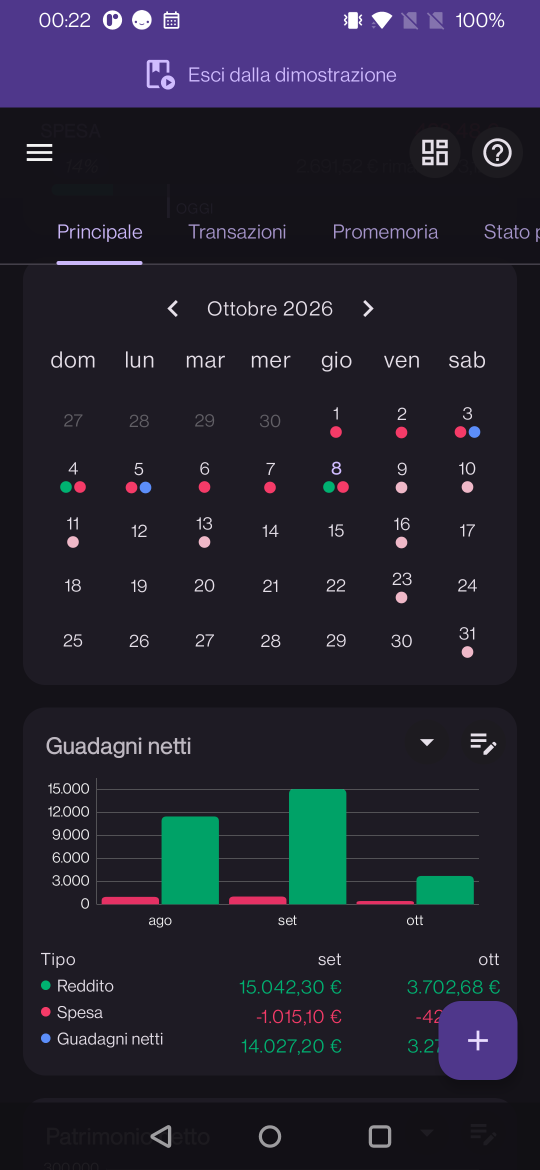
#> input picture design/refs-apps/bluecoins-home-2.png, 1080 x 2340 px (shown at 1/2 size); its folder holds only this picture in this run
$ python refs_score.py ../design/refs-apps/bluecoins-home-2.png
#> lines starting #> are read from the running program, lines starting #| are printed output that depends on the picture
"""The reference-app comparison (2026-10-08): every screen read the same way, from its pixels.

Money figures are found by OCR (Tesseract, word boxes), so the 23 reference captures from the
OnePlus 6T and Sci-Fin's renders at the 6T's own geometry (1080 x 2340, density 2.625) are measured
by one method. All distances are in dp (px / DENSITY).

  key figures  money values at least as tall as the screen's median money value -- the figures a
               person reads, not chart axis labels
  alignment    the owner's criterion (2026-10-08): the share of key figures whose left or right edge
               lines up, within ALIGN_DP, with another key figure on the same screen
  facts        money values on the first screen, below the status bar and above the navigation bar
  sizes        distinct heights among the key figures (4dp steps) -- how many figure sizes compete

    python tools/refs_score.py            # the table
    python tools/refs_score.py --control  # OCR boxes against the uiautomator bounds, where the dump has them
"""
import glob, os, re, subprocess, sys, json
import xml.etree.ElementTree as ET
from PIL import Image, ImageOps


def parse_dump(path):
    """A uiautomator dump carries third-party apps' text: refuse DTDs (XXE, entity expansion) before parsing."""
    raw = open(path, encoding="utf-8").read()
    if "<!DOCTYPE" in raw or "<!ENTITY" in raw:
        raise ValueError(f"{path}: a DTD in a UI dump -- refused")
    return ET.fromstring(raw)

HERE = os.path.dirname(os.path.abspath(__file__))
REFS = os.path.join(HERE, "..", "design", "refs-apps")
SCIFIN = os.path.join(HERE, "..", "native", "shared", "build", os.environ.get("SCIFIN_DIR", "structure5"))
TESS = r"C:\Program Files\Tesseract-OCR\tesseract.exe"
DENSITY = 2.625
ALIGN_DP = 4
TOP_DP, BOTTOM_DP = 30, 56            # status bar, navigation bar

MONEY = re.compile(r"^[-−+]?[€$]?[-−]?\d{1,3}(?:[.,\u00a0 ]\d{3})*(?:[.,]\d{1,2})?[€$]?$")

def is_money(t):
    t = t.strip().replace("\u202f", "").replace("\u00a0", "").replace(" ", "")
    if not MONEY.match(t) or not re.search(r"\d", t): return False
    return bool(re.search(r"[€$]", t) or re.search(r"[.,]\d{2}$", t) or re.search(r"\d[.,]\d{3}", t))

def ocr_words(png):
    img = Image.open(png).convert("L")
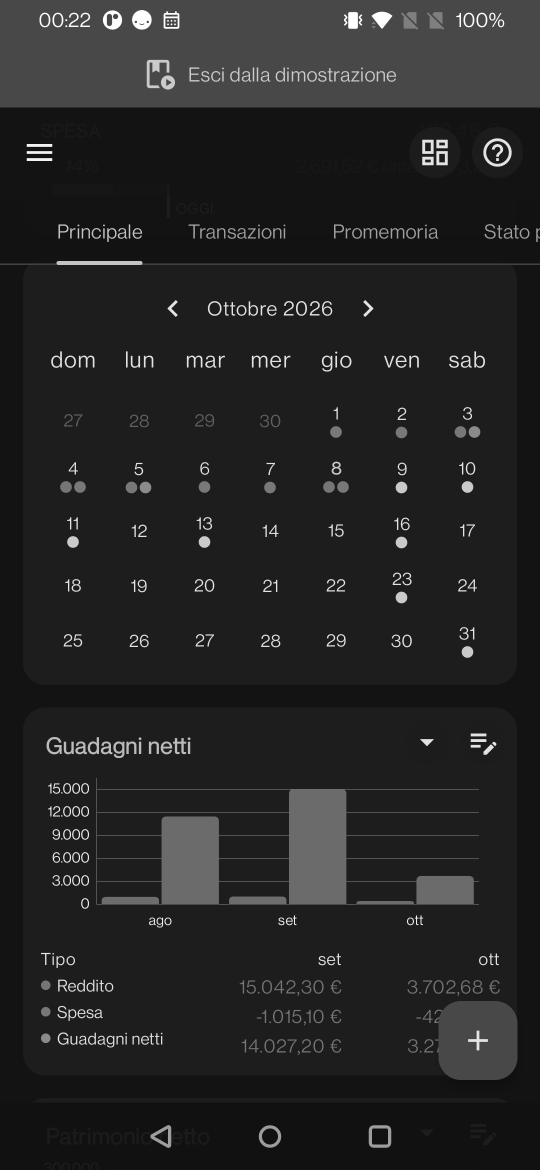
#> img: PIL image 1080x2340 L (shown at 1/2 size); min 15, max 255, mean 36.5
    if sum(img.resize((40, 80)).tobytes()) / 3200 < 110:      # light on dark: invert for Tesseract
        img = ImageOps.invert(img)
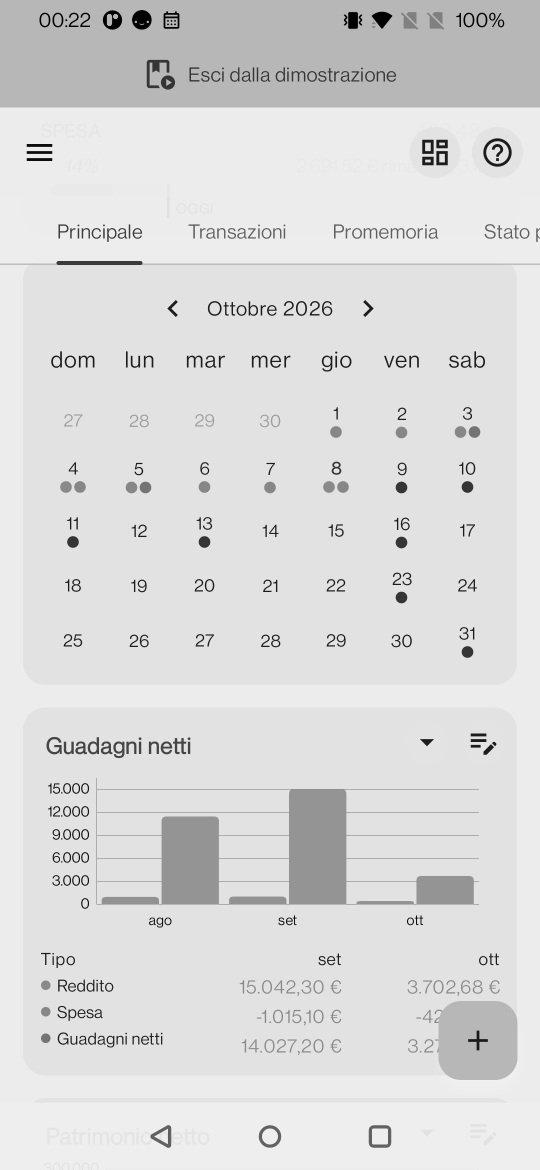
#> img: PIL image 1080x2340 L (shown at 1/2 size); min 0, max 240, mean 218.5
    tmp = os.path.join(os.environ.get("TEMP", "."), "ocr_in.png"); img.save(tmp)
    out = subprocess.run([TESS, tmp, "stdout", "--psm", "11", "-l", "eng", "tsv"], capture_output=True, text=True, encoding="utf-8").stdout
    words = []
    for line in out.splitlines()[1:]:
        f = line.split("\t")
        if len(f) < 12 or not f[11].strip() or float(f[10]) < 30: continue
        x, y, w, h = map(int, f[6:10]); words.append(dict(x=x, y=y, w=w, h=h, t=f[11].strip(), line=(f[2], f[3], f[4])))
    return words, Image.open(png).size

def merge_symbols(words):
    """'€' + '1.450,00' printed as two words on one line read as one figure."""
    out = []
    for w in sorted(words, key=lambda w: (w["line"], w["x"])):
        if out and out[-1]["line"] == w["line"] and w["x"] - (out[-1]["x"] + out[-1]["w"]) < w["h"] * 0.6 and \
           (out[-1]["t"] in "€$" or w["t"] in "€$EUR" or w["t"] == "EUR"):
            p = out[-1]; x2 = max(p["x"] + p["w"], w["x"] + w["w"])
            p.update(t=p["t"] + w["t"], w=x2 - p["x"], h=max(p["h"], w["h"])); continue
        out.append(dict(w))
    return out

def figures(png):
    words, (W, H) = ocr_words(png)
    figs = [w for w in merge_symbols(words) if is_money(w["t"].replace("EUR", ""))
            and w["y"] / DENSITY > TOP_DP and (w["y"] + w["h"]) / DENSITY < H / DENSITY - BOTTOM_DP]
    return figs, H

def score(png):
    figs, H = figures(png)
    if not figs: return dict(facts=0, key=0, alignment=None, sizes=0)
    hs = sorted(f["h"] for f in figs); med = hs[len(hs) // 2]
    key = [f for f in figs if f["h"] >= med]
    tol = ALIGN_DP * DENSITY
    aligned = [f for f in key if any(g is not f and (abs(f["x"] - g["x"]) <= tol or abs(f["x"] + f["w"] - g["x"] - g["w"]) <= tol) for g in key)]
    sizes = len({round(f["h"] / DENSITY / 4) for f in key})
    return dict(facts=len(figs), key=len(key), alignment=len(aligned) / len(key) if len(key) > 1 else None, sizes=sizes,
                figs=[(f["t"], round(f["x"] / DENSITY), round(f["y"] / DENSITY), round(f["h"] / DENSITY)) for f in key])

def dump_money(xml):
    out = []
    for n in parse_dump(xml).iter("node"):
        t = (n.get("text") or n.get("content-desc") or "").strip()
        b = [int(v) for v in re.findall(r"\d+", n.get("bounds"))]
        if t and is_money(t.replace("EUR", "").replace(" ", "")) and b[2] > b[0]: out.append((t, b))
    return out

def control():
    """Where the dump has exact bounds per figure, does OCR find the same figures in the same place?"""
    for stem in ["monefy-home", "moneymanager-transactions", "myexpenses-transactions", "mmex-home", "goodbudget-envelopes"]:
        png = os.path.join(REFS, stem + ".png"); xml = os.path.join(REFS, stem + ".xml")
        truth = dump_money(xml); figs, _ = figures(png)
        found = 0; dx = []
        for t, b in truth:
            near = [f for f in figs if abs(f["x"] - b[0]) < 60 * DENSITY and abs(f["y"] - b[1]) < 20 * DENSITY]
            if near:
                found += 1; f = near[0]; dx.append(min(abs(f["x"] - b[0]), abs(f["x"] + f["w"] - b[2])) / DENSITY)
        print(f"{stem:28} dump figures {len(truth):2}  found by OCR {found:2}  edge error median {sorted(dx)[len(dx)//2] if dx else float('nan'):.1f}dp")

def main():
    sys.stdout.reconfigure(encoding="utf-8")
    if "--control" in sys.argv: return control()
    rows = []
    for png in sorted(glob.glob(os.path.join(REFS, "*.png"))) + sorted(glob.glob(os.path.join(SCIFIN, "*.png"))):
        name = os.path.basename(png)[:-4]
        if name in ("contact",): continue
        r = score(png); r["name"] = ("SCI-FIN " if SCIFIN in png else "") + name; rows.append(r)
    print(f"{'screen':40} facts  key  aligned  sizes")
    for r in rows:
        a = "  -  " if r["alignment"] is None else f"{r['alignment']*100:4.0f}%"
        print(f"{r['name']:40} {r['facts']:5} {r['key']:4}  {a}   {r['sizes']}")
    json.dump(rows, open(os.path.join(REFS, "scores.json"), "w", encoding="utf-8"), indent=1, ensure_ascii=False)

if __name__ == "__main__":
    main()
#> (the call stopped at in ocr_words, `out = subprocess.run([TESS, tmp, "stdout", "--psm", "11", "-l", "eng",..`: subprocess is not available in this run)

$ run again, on design/refs-apps/buckwheat-home.png
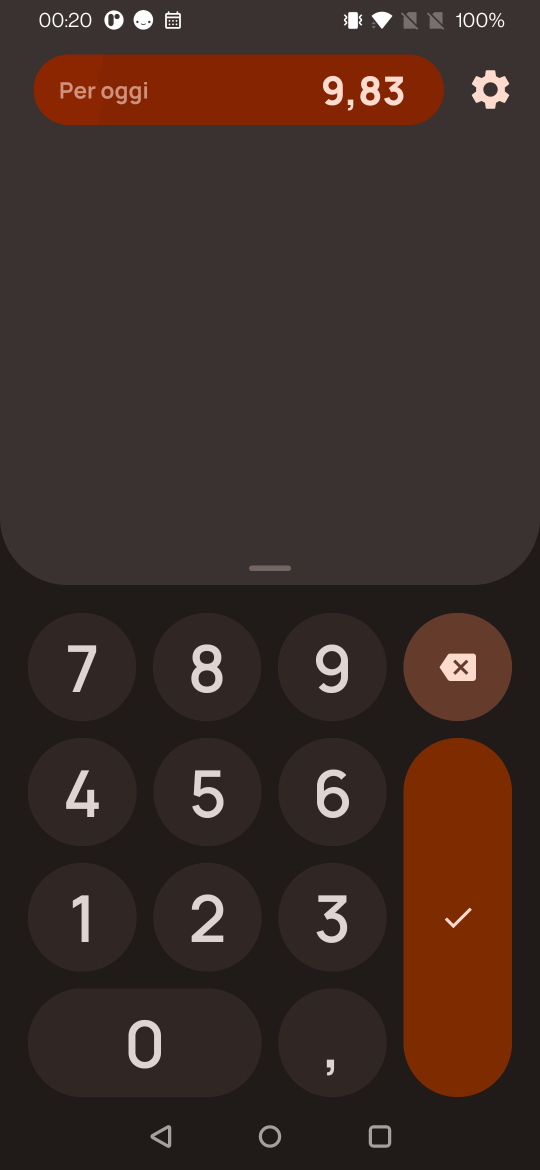
#> input picture design/refs-apps/buckwheat-home.png, 1080 x 2340 px (shown at 1/2 size)
#> in ocr_words, `img = Image.open(png).convert("L")`:
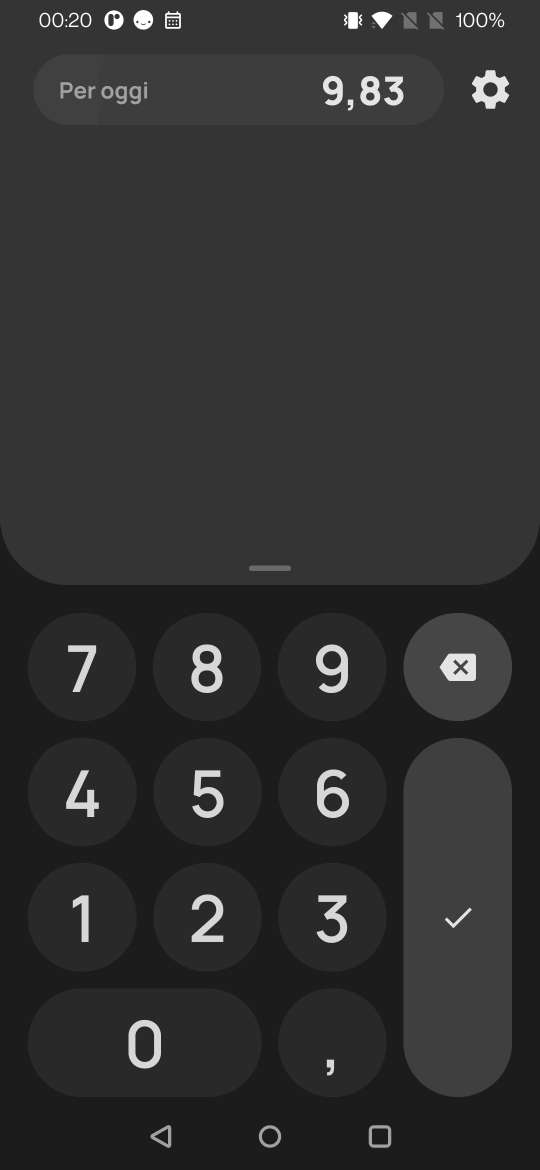
#> img: PIL image 1080x2340 L (shown at 1/2 size); min 28, max 255, mean 48.7
#> in ocr_words, `img = ImageOps.invert(img)`:
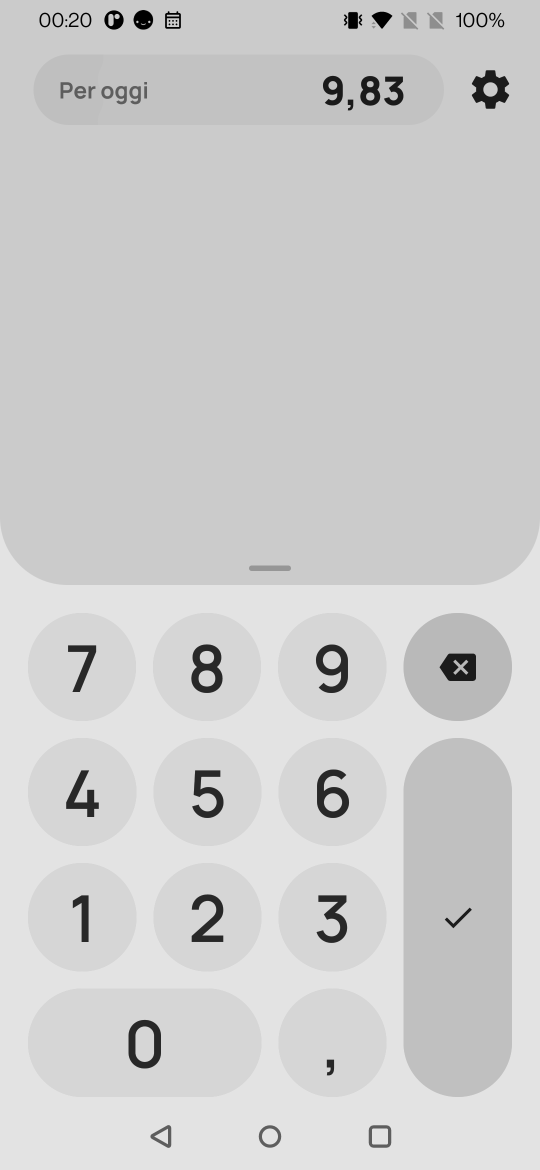
#> img: PIL image 1080x2340 L (shown at 1/2 size); min 0, max 227, mean 206.3

$ run again, on design/refs-apps/cashew-home-2.png
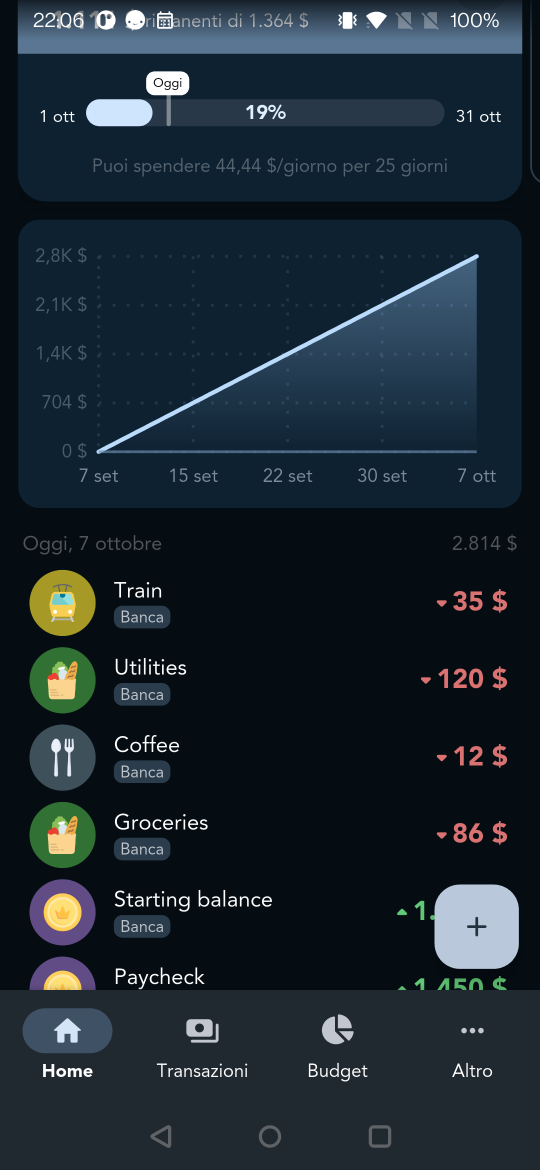
#> input picture design/refs-apps/cashew-home-2.png, 1080 x 2340 px (shown at 1/2 size)
#> in ocr_words, `img = Image.open(png).convert("L")`:
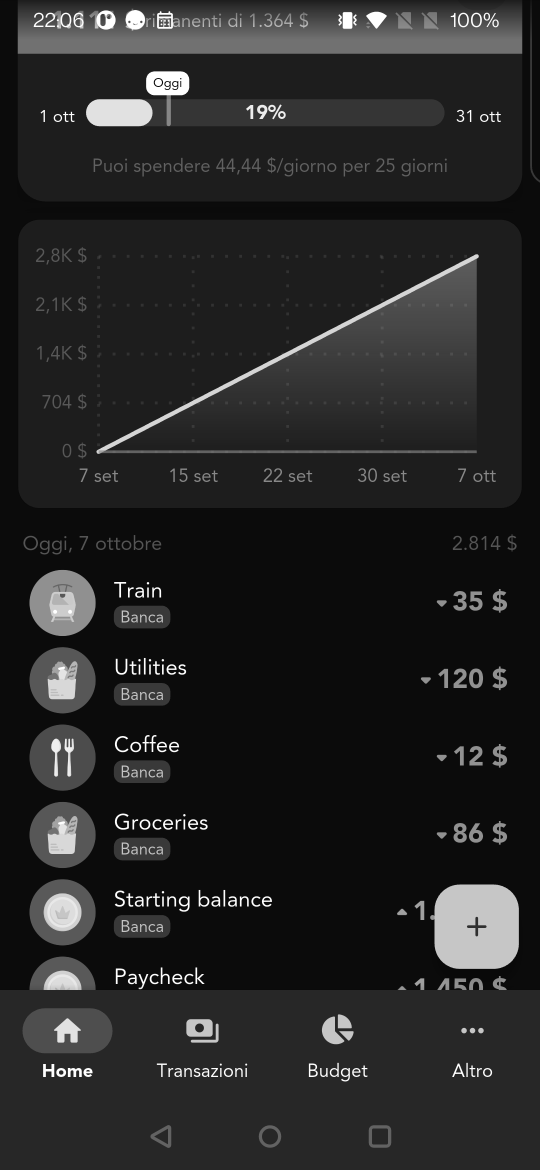
#> img: PIL image 1080x2340 L (shown at 1/2 size); min 0, max 255, mean 37
#> in ocr_words, `img = ImageOps.invert(img)`:
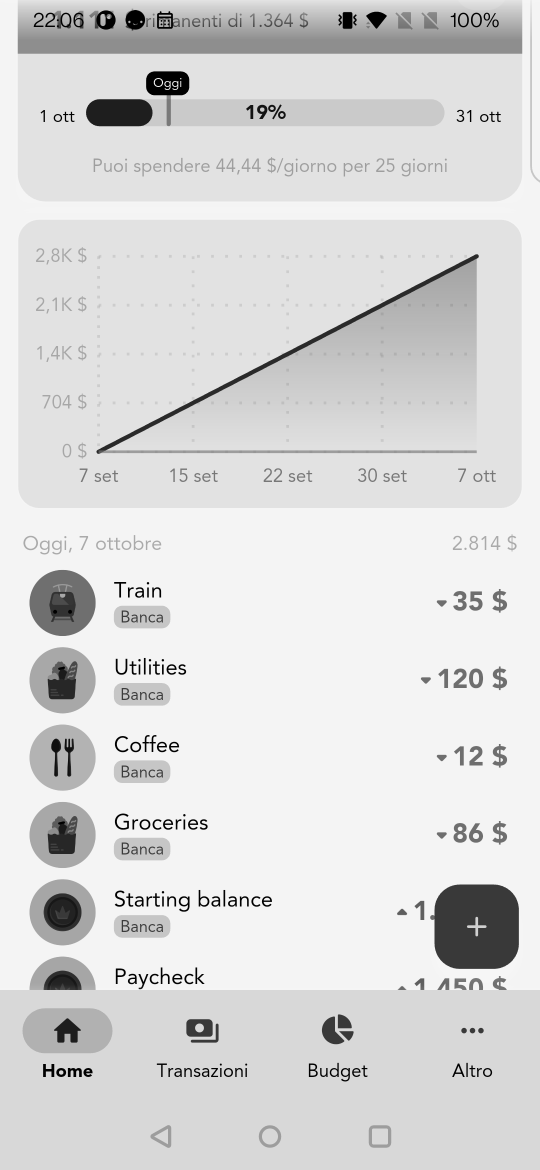
#> img: PIL image 1080x2340 L (shown at 1/2 size); min 0, max 255, mean 218

$ run again, on design/refs-apps/bluecoins-home.png
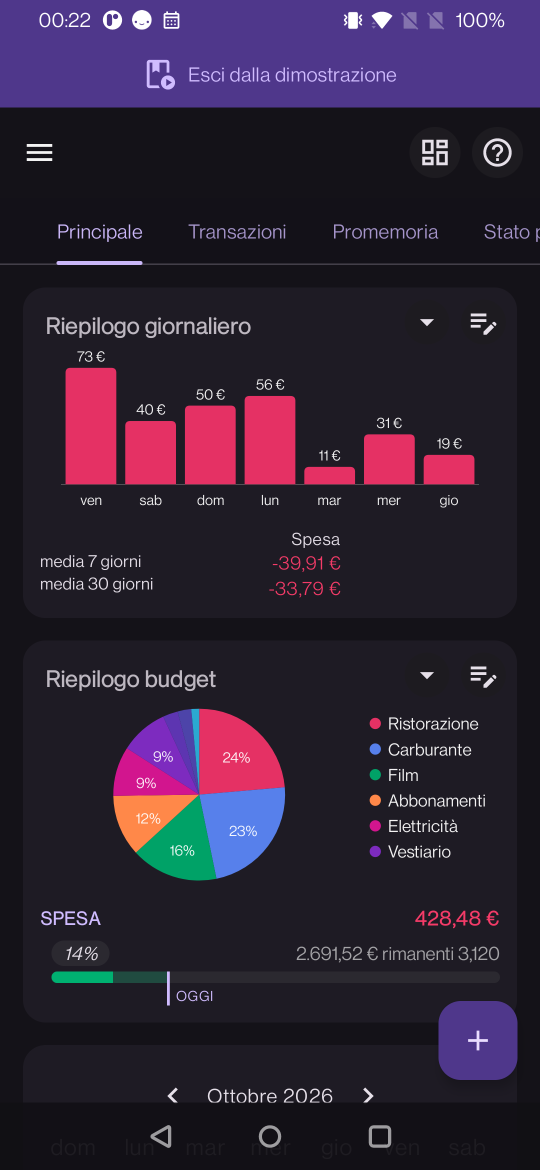
#> input picture design/refs-apps/bluecoins-home.png, 1080 x 2340 px (shown at 1/2 size)
#> in ocr_words, `img = Image.open(png).convert("L")`:
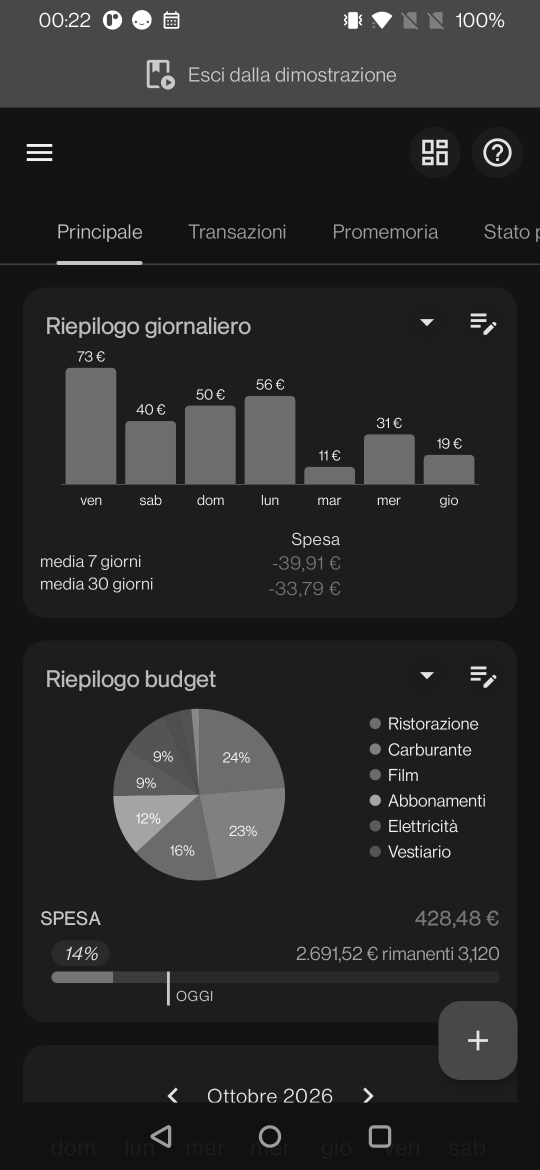
#> img: PIL image 1080x2340 L (shown at 1/2 size); min 16, max 255, mean 40.6
#> in ocr_words, `img = ImageOps.invert(img)`:
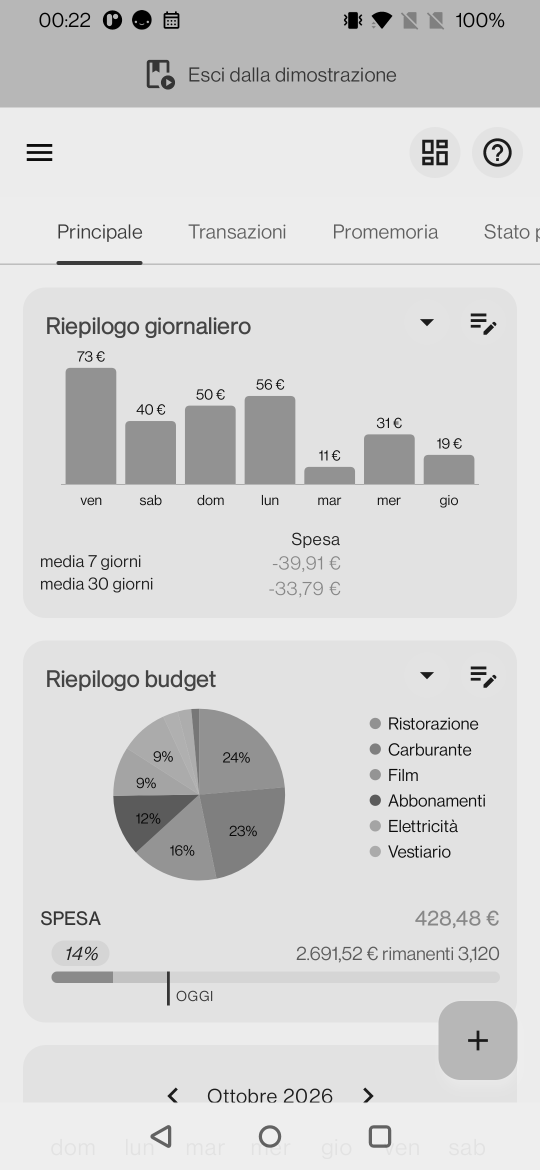
#> img: PIL image 1080x2340 L (shown at 1/2 size); min 0, max 239, mean 214.4
